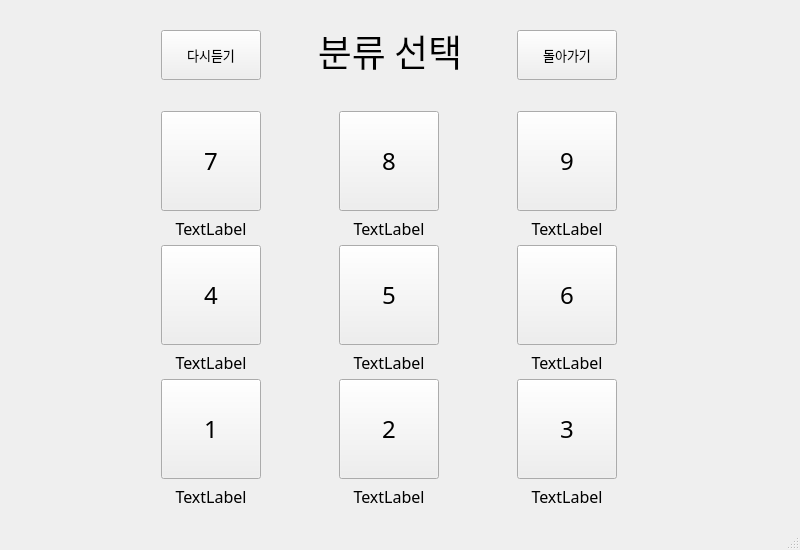
<?xml version="1.0" encoding="UTF-8"?>
<ui version="4.0">
 <class>MainWindow</class>
 <widget class="QMainWindow" name="MainWindow">
  <property name="geometry">
   <rect>
    <x>0</x>
    <y>0</y>
    <width>800</width>
    <height>550</height>
   </rect>
  </property>
  <property name="sizePolicy">
   <sizepolicy hsizetype="Fixed" vsizetype="Fixed">
    <horstretch>0</horstretch>
    <verstretch>0</verstretch>
   </sizepolicy>
  </property>
  <property name="minimumSize">
   <size>
    <width>800</width>
    <height>550</height>
   </size>
  </property>
  <property name="maximumSize">
   <size>
    <width>800</width>
    <height>550</height>
   </size>
  </property>
  <property name="windowTitle">
   <string>뉴스 분류</string>
  </property>
  <widget class="QWidget" name="centralwidget">
   <widget class="QWidget" name="gridLayoutWidget">
    <property name="geometry">
     <rect>
      <x>90</x>
      <y>110</y>
      <width>600</width>
      <height>397</height>
     </rect>
    </property>
    <layout class="QGridLayout" name="gridLayout">
     <property name="horizontalSpacing">
      <number>7</number>
     </property>
     <item row="1" column="1">
      <widget class="QLabel" name="label_8">
       <property name="maximumSize">
        <size>
         <width>100</width>
         <height>20</height>
        </size>
       </property>
       <property name="font">
        <font>
         <family>맑은 고딕</family>
         <pointsize>12</pointsize>
        </font>
       </property>
       <property name="text">
        <string>TextLabel</string>
       </property>
       <property name="alignment">
        <set>Qt::AlignCenter</set>
       </property>
      </widget>
     </item>
     <item row="1" column="0">
      <widget class="QLabel" name="label_7">
       <property name="maximumSize">
        <size>
         <width>100</width>
         <height>20</height>
        </size>
       </property>
       <property name="font">
        <font>
         <family>맑은 고딕</family>
         <pointsize>12</pointsize>
        </font>
       </property>
       <property name="text">
        <string>TextLabel</string>
       </property>
       <property name="alignment">
        <set>Qt::AlignCenter</set>
       </property>
      </widget>
     </item>
     <item row="3" column="0">
      <widget class="QLabel" name="label_4">
       <property name="maximumSize">
        <size>
         <width>100</width>
         <height>20</height>
        </size>
       </property>
       <property name="font">
        <font>
         <family>맑은 고딕</family>
         <pointsize>12</pointsize>
        </font>
       </property>
       <property name="text">
        <string>TextLabel</string>
       </property>
       <property name="alignment">
        <set>Qt::AlignCenter</set>
       </property>
      </widget>
     </item>
     <item row="1" column="2">
      <widget class="QLabel" name="label_9">
       <property name="maximumSize">
        <size>
         <width>100</width>
         <height>20</height>
        </size>
       </property>
       <property name="font">
        <font>
         <family>맑은 고딕</family>
         <pointsize>12</pointsize>
        </font>
       </property>
       <property name="text">
        <string>TextLabel</string>
       </property>
       <property name="alignment">
        <set>Qt::AlignCenter</set>
       </property>
      </widget>
     </item>
     <item row="3" column="1">
      <widget class="QLabel" name="label_5">
       <property name="maximumSize">
        <size>
         <width>100</width>
         <height>20</height>
        </size>
       </property>
       <property name="font">
        <font>
         <family>맑은 고딕</family>
         <pointsize>12</pointsize>
        </font>
       </property>
       <property name="text">
        <string>TextLabel</string>
       </property>
       <property name="alignment">
        <set>Qt::AlignCenter</set>
       </property>
      </widget>
     </item>
     <item row="3" column="2">
      <widget class="QLabel" name="label_6">
       <property name="maximumSize">
        <size>
         <width>100</width>
         <height>20</height>
        </size>
       </property>
       <property name="font">
        <font>
         <family>맑은 고딕</family>
         <pointsize>12</pointsize>
        </font>
       </property>
       <property name="text">
        <string>TextLabel</string>
       </property>
       <property name="alignment">
        <set>Qt::AlignCenter</set>
       </property>
      </widget>
     </item>
     <item row="0" column="0">
      <widget class="QPushButton" name="pushButton_7">
       <property name="minimumSize">
        <size>
         <width>100</width>
         <height>100</height>
        </size>
       </property>
       <property name="maximumSize">
        <size>
         <width>100</width>
         <height>100</height>
        </size>
       </property>
       <property name="font">
        <font>
         <family>맑은 고딕</family>
         <pointsize>18</pointsize>
        </font>
       </property>
       <property name="mouseTracking">
        <bool>false</bool>
       </property>
       <property name="text">
        <string>7</string>
       </property>
       <property name="shortcut">
        <string>7</string>
       </property>
      </widget>
     </item>
     <item row="2" column="2">
      <widget class="QPushButton" name="pushButton_6">
       <property name="minimumSize">
        <size>
         <width>100</width>
         <height>100</height>
        </size>
       </property>
       <property name="maximumSize">
        <size>
         <width>100</width>
         <height>100</height>
        </size>
       </property>
       <property name="font">
        <font>
         <family>맑은 고딕</family>
         <pointsize>18</pointsize>
        </font>
       </property>
       <property name="text">
        <string>6</string>
       </property>
       <property name="shortcut">
        <string>6</string>
       </property>
      </widget>
     </item>
     <item row="0" column="1">
      <widget class="QPushButton" name="pushButton_8">
       <property name="minimumSize">
        <size>
         <width>100</width>
         <height>100</height>
        </size>
       </property>
       <property name="maximumSize">
        <size>
         <width>100</width>
         <height>100</height>
        </size>
       </property>
       <property name="font">
        <font>
         <family>맑은 고딕</family>
         <pointsize>18</pointsize>
        </font>
       </property>
       <property name="text">
        <string>8</string>
       </property>
       <property name="shortcut">
        <string>8</string>
       </property>
      </widget>
     </item>
     <item row="4" column="0">
      <widget class="QPushButton" name="pushButton_1">
       <property name="minimumSize">
        <size>
         <width>100</width>
         <height>100</height>
        </size>
       </property>
       <property name="maximumSize">
        <size>
         <width>100</width>
         <height>100</height>
        </size>
       </property>
       <property name="font">
        <font>
         <family>맑은 고딕</family>
         <pointsize>18</pointsize>
        </font>
       </property>
       <property name="text">
        <string>1</string>
       </property>
       <property name="shortcut">
        <string>1</string>
       </property>
      </widget>
     </item>
     <item row="4" column="2">
      <widget class="QPushButton" name="pushButton_3">
       <property name="minimumSize">
        <size>
         <width>100</width>
         <height>100</height>
        </size>
       </property>
       <property name="maximumSize">
        <size>
         <width>100</width>
         <height>100</height>
        </size>
       </property>
       <property name="font">
        <font>
         <family>맑은 고딕</family>
         <pointsize>18</pointsize>
        </font>
       </property>
       <property name="text">
        <string>3</string>
       </property>
       <property name="shortcut">
        <string>3</string>
       </property>
      </widget>
     </item>
     <item row="2" column="0">
      <widget class="QPushButton" name="pushButton_4">
       <property name="minimumSize">
        <size>
         <width>100</width>
         <height>100</height>
        </size>
       </property>
       <property name="maximumSize">
        <size>
         <width>100</width>
         <height>100</height>
        </size>
       </property>
       <property name="font">
        <font>
         <family>맑은 고딕</family>
         <pointsize>18</pointsize>
        </font>
       </property>
       <property name="text">
        <string>4</string>
       </property>
       <property name="shortcut">
        <string>4</string>
       </property>
      </widget>
     </item>
     <item row="0" column="2">
      <widget class="QPushButton" name="pushButton_9">
       <property name="minimumSize">
        <size>
         <width>100</width>
         <height>100</height>
        </size>
       </property>
       <property name="maximumSize">
        <size>
         <width>100</width>
         <height>100</height>
        </size>
       </property>
       <property name="font">
        <font>
         <family>맑은 고딕</family>
         <pointsize>18</pointsize>
        </font>
       </property>
       <property name="text">
        <string>9</string>
       </property>
       <property name="shortcut">
        <string>9</string>
       </property>
      </widget>
     </item>
     <item row="4" column="1">
      <widget class="QPushButton" name="pushButton_2">
       <property name="minimumSize">
        <size>
         <width>100</width>
         <height>100</height>
        </size>
       </property>
       <property name="maximumSize">
        <size>
         <width>100</width>
         <height>100</height>
        </size>
       </property>
       <property name="font">
        <font>
         <family>맑은 고딕</family>
         <pointsize>18</pointsize>
        </font>
       </property>
       <property name="text">
        <string>2</string>
       </property>
       <property name="shortcut">
        <string>2</string>
       </property>
      </widget>
     </item>
     <item row="2" column="1">
      <widget class="QPushButton" name="pushButton_5">
       <property name="minimumSize">
        <size>
         <width>100</width>
         <height>100</height>
        </size>
       </property>
       <property name="maximumSize">
        <size>
         <width>100</width>
         <height>100</height>
        </size>
       </property>
       <property name="font">
        <font>
         <family>맑은 고딕</family>
         <pointsize>18</pointsize>
        </font>
       </property>
       <property name="text">
        <string>5</string>
       </property>
       <property name="shortcut">
        <string>5</string>
       </property>
      </widget>
     </item>
     <item row="5" column="0">
      <widget class="QLabel" name="label_1">
       <property name="maximumSize">
        <size>
         <width>100</width>
         <height>20</height>
        </size>
       </property>
       <property name="font">
        <font>
         <family>맑은 고딕</family>
         <pointsize>12</pointsize>
        </font>
       </property>
       <property name="text">
        <string>TextLabel</string>
       </property>
       <property name="alignment">
        <set>Qt::AlignCenter</set>
       </property>
      </widget>
     </item>
     <item row="5" column="1">
      <widget class="QLabel" name="label_2">
       <property name="maximumSize">
        <size>
         <width>100</width>
         <height>20</height>
        </size>
       </property>
       <property name="font">
        <font>
         <family>맑은 고딕</family>
         <pointsize>12</pointsize>
        </font>
       </property>
       <property name="text">
        <string>TextLabel</string>
       </property>
       <property name="alignment">
        <set>Qt::AlignCenter</set>
       </property>
      </widget>
     </item>
     <item row="5" column="2">
      <widget class="QLabel" name="label_3">
       <property name="maximumSize">
        <size>
         <width>100</width>
         <height>20</height>
        </size>
       </property>
       <property name="font">
        <font>
         <family>맑은 고딕</family>
         <pointsize>12</pointsize>
        </font>
       </property>
       <property name="text">
        <string>TextLabel</string>
       </property>
       <property name="alignment">
        <set>Qt::AlignCenter</set>
       </property>
      </widget>
     </item>
    </layout>
   </widget>
   <widget class="QLabel" name="label_index">
    <property name="geometry">
     <rect>
      <x>90</x>
      <y>-10</y>
      <width>600</width>
      <height>121</height>
     </rect>
    </property>
    <property name="font">
     <font>
      <family>맑은 고딕</family>
      <pointsize>28</pointsize>
     </font>
    </property>
    <property name="text">
     <string>분류 선택</string>
    </property>
    <property name="alignment">
     <set>Qt::AlignCenter</set>
    </property>
   </widget>
   <widget class="QPushButton" name="pushButton_prev">
    <property name="geometry">
     <rect>
      <x>517</x>
      <y>30</y>
      <width>100</width>
      <height>50</height>
     </rect>
    </property>
    <property name="sizePolicy">
     <sizepolicy hsizetype="Maximum" vsizetype="Maximum">
      <horstretch>0</horstretch>
      <verstretch>0</verstretch>
     </sizepolicy>
    </property>
    <property name="minimumSize">
     <size>
      <width>100</width>
      <height>50</height>
     </size>
    </property>
    <property name="maximumSize">
     <size>
      <width>100</width>
      <height>50</height>
     </size>
    </property>
    <property name="font">
     <font>
      <family>맑은 고딕</family>
      <pointsize>10</pointsize>
     </font>
    </property>
    <property name="text">
     <string>돌아가기</string>
    </property>
    <property name="shortcut">
     <string>Backspace</string>
    </property>
   </widget>
   <widget class="QPushButton" name="pushButton_0">
    <property name="geometry">
     <rect>
      <x>161</x>
      <y>30</y>
      <width>100</width>
      <height>50</height>
     </rect>
    </property>
    <property name="sizePolicy">
     <sizepolicy hsizetype="Maximum" vsizetype="Maximum">
      <horstretch>0</horstretch>
      <verstretch>0</verstretch>
     </sizepolicy>
    </property>
    <property name="minimumSize">
     <size>
      <width>100</width>
      <height>50</height>
     </size>
    </property>
    <property name="maximumSize">
     <size>
      <width>100</width>
      <height>50</height>
     </size>
    </property>
    <property name="font">
     <font>
      <family>맑은 고딕</family>
      <pointsize>10</pointsize>
     </font>
    </property>
    <property name="text">
     <string>다시듣기</string>
    </property>
    <property name="shortcut">
     <string>0</string>
    </property>
   </widget>
  </widget>
  <widget class="QMenuBar" name="menubar">
   <property name="geometry">
    <rect>
     <x>0</x>
     <y>0</y>
     <width>800</width>
     <height>26</height>
    </rect>
   </property>
  </widget>
  <widget class="QStatusBar" name="statusbar"/>
 </widget>
 <resources/>
 <connections/>
</ui>
